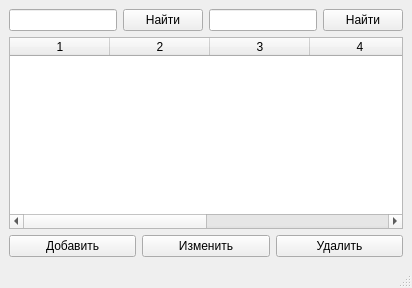
<?xml version="1.0" encoding="UTF-8"?>
<ui version="4.0">
 <class>MainWindowUI</class>
 <widget class="QMainWindow" name="MainWindowUI">
  <property name="windowTitle">
   <string>Каталог библиотеки</string>
  </property>
  <widget class="QWidget" name="centralwidget">
   <layout class="QVBoxLayout" name="verticalLayout">
    <!-- Панель поиска -->
    <item>
     <layout class="QHBoxLayout" name="searchLayout">
      <item>
       <widget class="QLineEdit" name="searchTitleLineEdit" placeholderText="Поиск по названию"/>
      </item>
      <item>
       <widget class="QPushButton" name="searchTitleButton">
        <property name="text">
         <string>Найти</string>
        </property>
       </widget>
      </item>
      <item>
       <widget class="QLineEdit" name="searchAuthorLineEdit" placeholderText="Поиск по автору"/>
      </item>
      <item>
       <widget class="QPushButton" name="searchAuthorButton">
        <property name="text">
         <string>Найти</string>
        </property>
       </widget>
      </item>
     </layout>
    </item>
    <!-- Таблица с книгами -->
    <item>
     <widget class="QTableWidget" name="booksTableWidget">
      <property name="columnCount">
       <number>6</number>
      </property>
      <property name="horizontalHeaderLabels">
       <stringlist>
        <string>ID</string>
        <string>Название</string>
        <string>Автор</string>
        <string>Год</string>
        <string>Жанр</string>
        <string>Изображение</string>
       </stringlist>
      </property>
     </widget>
    </item>
    <!-- Панель управления книгами -->
    <item>
     <layout class="QHBoxLayout" name="crudLayout">
      <item>
       <widget class="QPushButton" name="addBookButton">
        <property name="text">
         <string>Добавить</string>
        </property>
       </widget>
      </item>
      <item>
       <widget class="QPushButton" name="editBookButton">
        <property name="text">
         <string>Изменить</string>
        </property>
       </widget>
      </item>
      <item>
       <widget class="QPushButton" name="deleteBookButton">
        <property name="text">
         <string>Удалить</string>
        </property>
       </widget>
      </item>
     </layout>
    </item>
   </layout>
  </widget>
  <widget class="QStatusBar" name="statusbar"/>
 </widget>
 <resources/>
 <connections/>
</ui>
